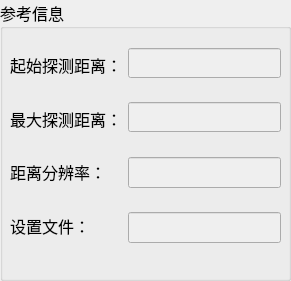
  <widget class="QGroupBox" name="refInfoGroupBox">
   <property name="geometry">
    <rect>
     <x>530</x>
     <y>20</y>
     <width>291</width>
     <height>281</height>
    </rect>
   </property>
   <property name="font">
    <font>
     <family>微软雅黑</family>
     <pointsize>12</pointsize>
    </font>
   </property>
   <property name="title">
    <string>参考信息</string>
   </property>
   <widget class="QWidget" name="horizontalLayoutWidget_3">
    <property name="geometry">
     <rect>
      <x>10</x>
      <y>30</y>
      <width>271</width>
      <height>231</height>
     </rect>
    </property>
    <layout class="QHBoxLayout" name="horizontalLayout_6">
     <item>
      <layout class="QVBoxLayout" name="verticalLayout_16">
       <item>
        <spacer name="verticalSpacer_39">
         <property name="orientation">
          <enum>Qt::Vertical</enum>
         </property>
         <property name="sizeHint" stdset="0">
          <size>
           <width>20</width>
           <height>40</height>
          </size>
         </property>
        </spacer>
       </item>
       <item>
        <widget class="QLabel" name="label_34">
         <property name="font">
          <font>
           <family>微软雅黑</family>
           <pointsize>12</pointsize>
          </font>
         </property>
         <property name="text">
          <string>起始探测距离：</string>
         </property>
         <property name="alignment">
          <set>Qt::AlignRight|Qt::AlignTrailing|Qt::AlignVCenter</set>
         </property>
        </widget>
       </item>
       <item>
        <spacer name="verticalSpacer_50">
         <property name="orientation">
          <enum>Qt::Vertical</enum>
         </property>
         <property name="sizeHint" stdset="0">
          <size>
           <width>20</width>
           <height>40</height>
          </size>
         </property>
        </spacer>
       </item>
       <item>
        <widget class="QLabel" name="label_35">
         <property name="font">
          <font>
           <family>微软雅黑</family>
           <pointsize>12</pointsize>
          </font>
         </property>
         <property name="text">
          <string>最大探测距离：</string>
         </property>
         <property name="alignment">
          <set>Qt::AlignRight|Qt::AlignTrailing|Qt::AlignVCenter</set>
         </property>
        </widget>
       </item>
       <item>
        <spacer name="verticalSpacer_51">
         <property name="orientation">
          <enum>Qt::Vertical</enum>
         </property>
         <property name="sizeHint" stdset="0">
          <size>
           <width>20</width>
           <height>40</height>
          </size>
         </property>
        </spacer>
       </item>
       <item>
        <widget class="QLabel" name="label_36">
         <property name="font">
          <font>
           <family>微软雅黑</family>
           <pointsize>12</pointsize>
          </font>
         </property>
         <property name="text">
          <string>距离分辨率：</string>
         </property>
        </widget>
       </item>
       <item>
        <spacer name="verticalSpacer_52">
         <property name="orientation">
          <enum>Qt::Vertical</enum>
         </property>
         <property name="sizeHint" stdset="0">
          <size>
           <width>20</width>
           <height>40</height>
          </size>
         </property>
        </spacer>
       </item>
       <item>
        <widget class="QLabel" name="label_40">
         <property name="font">
          <font>
           <family>微软雅黑</family>
           <pointsize>12</pointsize>
          </font>
         </property>
         <property name="text">
          <string>设置文件：</string>
         </property>
        </widget>
       </item>
       <item>
        <spacer name="verticalSpacer_54">
         <property name="orientation">
          <enum>Qt::Vertical</enum>
         </property>
         <property name="sizeHint" stdset="0">
          <size>
           <width>20</width>
           <height>40</height>
          </size>
         </property>
        </spacer>
       </item>
      </layout>
     </item>
     <item>
      <layout class="QVBoxLayout" name="verticalLayout_17">
       <item>
        <spacer name="verticalSpacer_56">
         <property name="orientation">
          <enum>Qt::Vertical</enum>
         </property>
         <property name="sizeHint" stdset="0">
          <size>
           <width>20</width>
           <height>40</height>
          </size>
         </property>
        </spacer>
       </item>
       <item>
        <widget class="QLineEdit" name="startDetectRangeDispLineEdit">
         <property name="enabled">
          <bool>false</bool>
         </property>
         <property name="font">
          <font>
           <pointsize>11</pointsize>
          </font>
         </property>
         <property name="focusPolicy">
          <enum>Qt::StrongFocus</enum>
         </property>
         <property name="contextMenuPolicy">
          <enum>Qt::DefaultContextMenu</enum>
         </property>
         <property name="text">
          <string/>
         </property>
         <property name="frame">
          <bool>true</bool>
         </property>
        </widget>
       </item>
       <item>
        <spacer name="verticalSpacer_57">
         <property name="orientation">
          <enum>Qt::Vertical</enum>
         </property>
         <property name="sizeHint" stdset="0">
          <size>
           <width>20</width>
           <height>40</height>
          </size>
         </property>
        </spacer>
       </item>
       <item>
        <widget class="QLineEdit" name="maxDetectRangeDispLineEdit">
         <property name="enabled">
          <bool>false</bool>
         </property>
         <property name="font">
          <font>
           <pointsize>11</pointsize>
          </font>
         </property>
         <property name="focusPolicy">
          <enum>Qt::StrongFocus</enum>
         </property>
         <property name="contextMenuPolicy">
          <enum>Qt::DefaultContextMenu</enum>
         </property>
         <property name="text">
          <string/>
         </property>
         <property name="frame">
          <bool>true</bool>
         </property>
        </widget>
       </item>
       <item>
        <spacer name="verticalSpacer_58">
         <property name="orientation">
          <enum>Qt::Vertical</enum>
         </property>
         <property name="sizeHint" stdset="0">
          <size>
           <width>20</width>
           <height>40</height>
          </size>
         </property>
        </spacer>
       </item>
       <item>
        <widget class="QLineEdit" name="rangeResoDispLineEdit">
         <property name="enabled">
          <bool>false</bool>
         </property>
         <property name="text">
          <string/>
         </property>
        </widget>
       </item>
       <item>
        <spacer name="verticalSpacer_59">
         <property name="orientation">
          <enum>Qt::Vertical</enum>
         </property>
         <property name="sizeHint" stdset="0">
          <size>
           <width>20</width>
           <height>40</height>
          </size>
         </property>
        </spacer>
       </item>
       <item>
        <widget class="QLineEdit" name="settingFilePathDispLineEdit">
         <property name="enabled">
          <bool>false</bool>
         </property>
         <property name="text">
          <string/>
         </property>
        </widget>
       </item>
       <item>
        <spacer name="verticalSpacer_60">
         <property name="orientation">
          <enum>Qt::Vertical</enum>
         </property>
         <property name="sizeHint" stdset="0">
          <size>
           <width>20</width>
           <height>40</height>
          </size>
         </property>
        </spacer>
       </item>
      </layout>
     </item>
    </layout>
   </widget>
  </widget>
